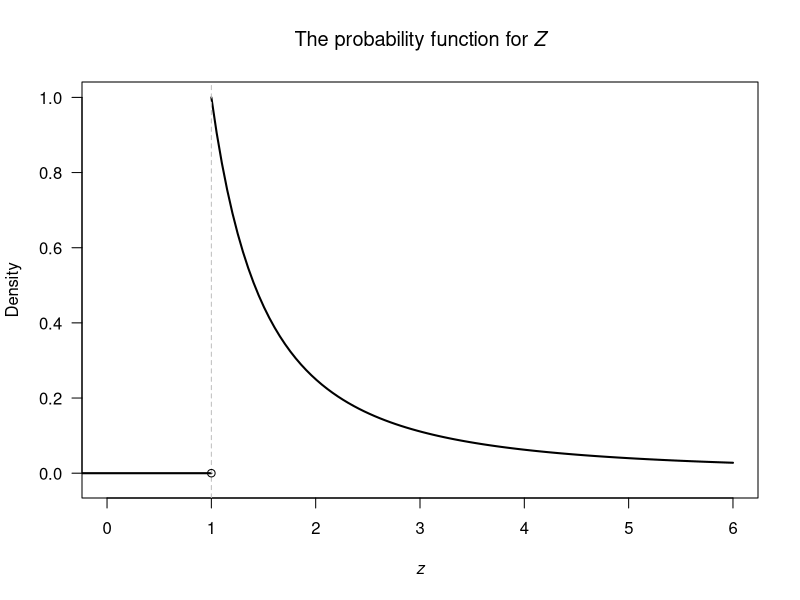

Generate this figure with R: (Note: this script raises an error after producing the figure.)
## ---- chunk 1
z <- seq(1, 6, 
         length = 100)
plot(x = z,
     y = z^(-2),
     type = "l",
     lwd = 2,
     xlim = c(0, 6),
     ylim = c(-0.025, 1),
     las = 1,
     xlab = expression( italic(z)),
     ylab = "Density",
     main = expression(paste("The probability function for"~italic(Z))))
lines( x = c(-1, 1),
       y = c(0, 0),
       lwd = 2)
abline(v = 1,
       lwd = 1,
       col = "grey",
       lty = 2)
points(x = 1,
       y = 0,
       pch = 1)
## ---- chunk 2
par(mfrow = c(2, 3))

### CONTINUOUS
x <- seq(0, 1, 
         length = 100)
d1 <- dbeta(x, shape1 = 2, shape2 = 5)
d2 <- dbeta(x, shape1 = 5, shape2 = 5)
d3 <- dbeta(x, shape1 = 5, shape2 = 2)

plot(d1 ~ x,
     lwd = 2,
     type = "l",
     col = plotColour,
     axes = FALSE,
     xlab = expression(italic(X)),
     ylab = "Prob. density",
     main = "Continuous rv:\nSkewed right")
axis(side = 1)
box()

plot(d2 ~ x,
     lwd = 2,
     type = "l",
     col = plotColour,
     axes = FALSE,
     xlab = expression(italic(X)),
     ylab = "Prob. density",
     main = "Continuous rv:\nSymmetric")
axis(side = 1)
box()

plot(d3 ~ x,
     lwd = 2,
     type = "l",
     col = plotColour,
     axes = FALSE,
     xlab = expression(italic(X)),
     ylab = "Prob. density",
     main = "Continuous rv:\nSkewed left")
axis(side = 1)
box()

### DISCRETE

n <- 10
x <- seq(0, n)

d4 <- dbinom(x, size = n, p = 0.2)
d5 <- dbinom(x, size = n, p = 0.5)
d6 <- dbinom(x, size = n, p = 0.8)

plot(d4 ~ x,
     lty = 2,
     type = "h",
     col = "grey",
     axes = FALSE,
     xlab = expression(italic(X)),
     ylab = "Prob. mass",
     main = "Discrete rv:\nSkewed right")
points(d4 ~ x,
       pch = 19)
axis(side = 1)
box()

plot(d5 ~ x,
     lty = 2,
     type = "h",
     col = "grey",
     axes = FALSE,
     xlab = expression(italic(X)),
     ylab = "Prob. mass",
     main = "Discrete rv:\nSymmetric")
points(d5 ~ x,
       pch = 19)
axis(side = 1)
box()

plot(d6 ~ x,
     lty = 2,
     type = "h",
     col = "grey",
     axes = FALSE,
     xlab = expression(italic(X)),
     ylab = "Prob. mass",
     main = "Discrete rv:\nSkewed left")
points(d6 ~ x,
       pch = 19)
axis(side = 1)
box()

## ---- chunk 3
xx <- seq(-1, 3, 
          length = 500)

fx <- function(x) {
  fx <- 3*x*(2 - x)/4
  fx <- ifelse( x <= 0, 0, fx)
  fx <- ifelse( x >= 2, 0, fx)
  fx
  
}

y <- fx(xx)

plot(x = xx,
     y = y,
     lwd = 2,
     col = plotColour,
     type = "l",
     las = 1,
     main = expression(The~probability~"function"~"for"~italic(X)),
     xlab = expression(italic(X)),
     ylab = "Prob. density")
## ---- chunk 4
par( mfrow = c(1, 3))

x <- seq(-3, 3,
         length = 100)

# Values of alpha and beta to get var = 1
# Light tails: beta = 4.778, alpha = 0.856 
# Normal: beta = 2, alpha = sqrt(2)
# Heavy tails: beta = 1.325, alpha = 1.842

d1 <- dgnormal(x, mean = 0, alpha = 0.856, beta = 4.778)
d2 <- dgnormal(x, mean = 0, alpha = sqrt(2), beta = 2) # Normal
d3 <- dgnormal(x, mean = 0, alpha = 1.842, beta = 1.325)

plot(d1 ~ x,
     lwd = 2,
     ylim = c(0, max(d1, d2, d3)),
     type = "l",
     col = plotColour,
     axes = FALSE,
     xlab = expression(italic(X)),
     ylab = "Prob. density",
     main = expression( atop(Light~tails*":"~platykurtic,
                             gamma[1] < 0) ) ) 
lines( d2 ~ x,
       col = "grey")
axis(side = 1)
box()


plot(d2 ~ x,
     lwd = 2,
     ylim = c(0, max(d1, d2, d3)),
     type = "l",
     col = plotColour,
     axes = FALSE,
     xlab = expression(italic(X)),
     ylab = "Prob. density",
     main = expression( atop(Mesokurtic,
                             gamma[1] == 0) ) ) 
axis(side = 1)
box()

plot(d3 ~ x,
     lwd = 2,
     ylim = c(0, max(d1, d2, d3)),
     type = "l",
     col = plotColour,
     axes = FALSE,
     xlab = expression(italic(X)),
     ylab = "Prob. density",
     main = expression( atop(Light~tails*":"~leptokurtic,
                             gamma[1] > 0) ) ) 
lines( d2 ~ x,
       col = "grey")
axis(side = 1)
box()
## ---- chunk 5
par(mfrow = c(3, 2))

# x-values
x <- seq(-1, 5, length.out = 1000)

# D1: Normal(2, 1)
d1 <- dnorm(x, mean = 2, sd = 1)

# D2: Triangular(1, 2, 3)
dtri <- function(x, a = 1, b = 2, c = 3) {
  ifelse(x < a | x > c, 0,
         ifelse(x <= b,
                2*(x - a)/((b - a)*(c - a)),
                2*(c - x)/((c - b)*(c - a))))
}
d2 <- dtri(x)

# D3: Symmetric trapezoid: flat top from 1.5 to 2.5
dtrap <- function(x) {
  h <- 2/3  # Height for total area = 1
  ifelse(x < 1 | x > 3, 0,
         ifelse(x < 1.5, (x - 1) * h / 0.5,
                ifelse(x <= 2.5, h,
                       (3 - x) * h / 0.5)))
}
d3 <- dtrap(x)

# D4: Shifted exponential: Exp(1)+1
d4 <- ifelse(x < 1, 0, dexp(x - 1, rate = 1))

# D5: Uniform(1,3)/ Triangluar
#d5 <- dunif(x, min = 1, max = 3)
d5 <- dtriangular(x, xMin = 1, xMod = 1, xMax = 4)
# D6: "Semi-Elliptic Distribution
d6 <- ifelse(x >= 1 & x <= 3, (3/4)*(1 - (x - 2)^2), 0)



# Parameters
a <- sqrt(28)
b <- 2 - 0.5 * a
y <- seq(b, b + a, length.out = 1000)

# Inverse transform to get corresponding x in [0, 1]
x_beta <- (y - b) / a

# Beta(3,3) density scaled
d7 <- dbeta(x_beta, shape1 = 3, shape2 = 3) / a  # Adjust height due to scaling

# Parameters
a <- sqrt(24)
b <- 2 - 0.5 * a
y <- seq(b + 1e-6, b + a - 1e-6, length.out = 1000)  # avoid infinity at edges
x_beta <- (y - b) / a
d8 <- dbeta(x_beta, 0.5, 0.5) / a


# Hyperbolic secant
d9 <- dhbsecant(x, mean = 2)


# Plot setup
plot(x, d1, 
     type = "l", 
     col = plotColour, 
     lwd = 2,
     xlab = "x", 
     ylab = "Density",
     axes = FALSE,
     main = expression( atop(Normal~distribution,
                             mu==2*";"~~sigma^2==1*";"~~gamma[1]==0*";"~~gamma[2]==0)) )
axis(side = 1)
box()

# Plot setup
plot(x, d9, 
     type = "l", 
     col = plotColour, 
     lwd = 2,
     xlab = "x", 
     ylab = "Density",
     axes = FALSE,
     main = expression( atop(Hyperbolic~secant~distribution,
                             mu==2*";"~~sigma^2==1*";"~~gamma[1]==0*";"~~gamma[2]==0)) )
axis(side = 1)
box()


plot(x, d2, 
     type = "l", 
     col = plotColour, 
     lwd = 2,
     xlab = "x", 
     ylab = "Density",
     axes = FALSE,
     main = expression( atop(Triangular~distribution,
                             mu==2*";"~~sigma^2==1*";"~~gamma[1]==0)))
axis(side = 1)
box()

#plot(x, d3, 
#     type = "l", 
#     col = plotColour, 
#     lwd = 2,
#     xlab = "x", 
#     ylab = "Density",
#     axes = FALSE,
#     main = expression( atop(Trapezoid~distribution,
#                             mu==2*";"~sigma^2==1*";"~gamma[1]==0)) )
#axis(side = 1)
#box()

plot(y, d8, 
     type = "l", 
     lwd = 2, 
     col = plotColour,
     ylim = c(0, 2),
     axes = FALSE,
     main = expression( atop(Transformed~"beta"~distribution,
                             mu==2*";"~~sigma^2==1*";"~~gamma[1]==0)),
     xlab = "x", 
     ylab = "Density")
axis(side = 1)
box()

plot(x, d4, 
     type = "l", 
     col = plotColour, 
     lwd = 2,
     xlab = "x", 
     ylab = "Density",
     axes = FALSE,
     main = expression( atop(Shifted~exponential~distribution,
                             mu==2*";"~~sigma^2==1)) )
axis(side = 1)
box()

plot(x, d5, 
     type = "l", 
     col = plotColour, 
     lwd = 2,
     xlab = "x", 
     ylab = "Density",
     axes = FALSE,
     main = expression( atop(Uniform~distribution,
                             mu==2)) )
axis(side = 1)
box()



#plot(x, d6, type = "l", lwd = 2, col = "darkgreen",
#   main = "NEW: Semi-Elliptic Distribution\n(Mean = 2, Var = 1)",
#    xlab = "x", ylab = "Density")

# Plot
#plot(y, d7, type = "l", lwd = 2, col = "brown",
#     main = "Transformed Beta(3,3): Mean = 2, Var = 1",
#     xlab = "x", ylab = "Density")
